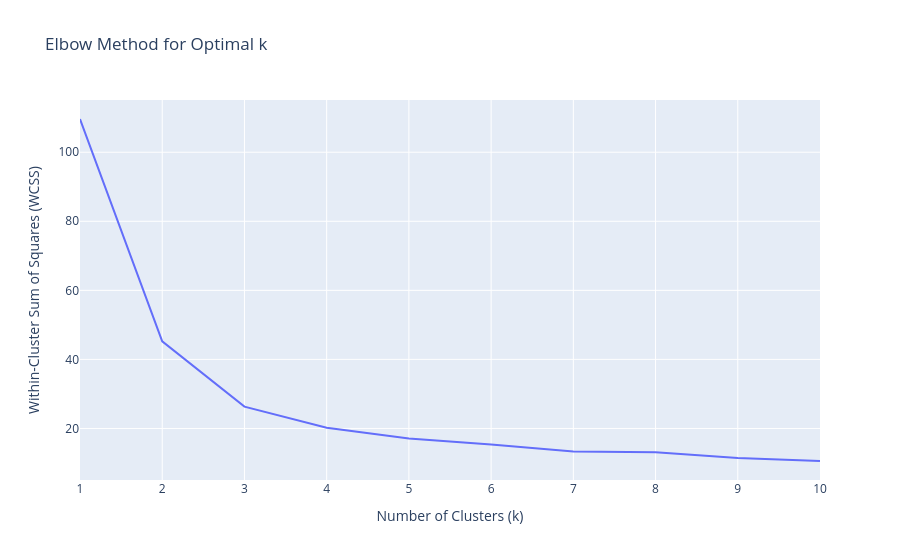

Write notebook code for a chart like this one.
### Code cell
elbow_data_Dem = pd.DataFrame({"k": range(1, 11), "wcss": wcss})
fig = px.line(elbow_data_Dem, x="k", y="wcss", title="Elbow Method for Optimal k")
fig.update_layout(xaxis_title="Number of Clusters (k)", yaxis_title="Within-Cluster Sum of Squares (WCSS)")
fig

### Figure 1 — Plotly figure (JSON) as saved in the notebook; plotly's stock layout.template omitted (floating-point values rounded to 4 significant figures)
{"data": [{"hovertemplate": "k=%{x}<br>wcss=%{y}<extra></extra>", "legendgroup": "", "line": {"color": "#636efa", "dash": "solid"}, "marker": {"symbol": "circle"}, "mode": "lines", "name": "", "orientation": "v", "showlegend": false, "type": "scatter", "x": [1, 2, 3, 4, 5, 6, 7, 8, 9, 10], "xaxis": "x", "y": [109.6, 45.22, 26.33, 20.19, 17.08, 15.38, 13.35, 13.12, 11.43, 10.58], "yaxis": "y"}], "layout": {"legend": {"tracegroupgap": 0}, "title": {"text": "Elbow Method for Optimal k"}, "xaxis": {"anchor": "y", "domain": [0, 1], "title": {"text": "Number of Clusters (k)"}}, "yaxis": {"anchor": "x", "domain": [0, 1], "title": {"text": "Within-Cluster Sum of Squares (WCSS)"}}}}
